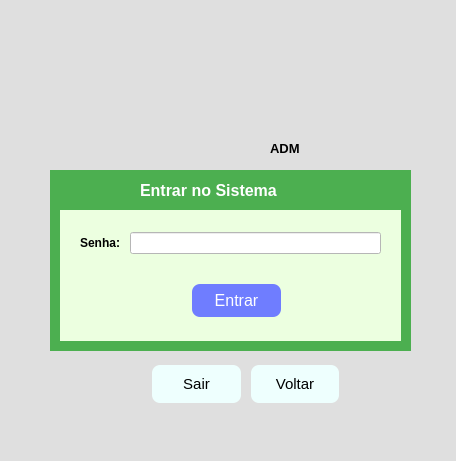
<?xml version="1.0" encoding="UTF-8"?>
<ui version="4.0">
 <class>MainWindow</class>
 <widget class="QMainWindow" name="MainWindow">
  <property name="geometry">
   <rect>
    <x>0</x>
    <y>0</y>
    <width>456</width>
    <height>461</height>
   </rect>
  </property>
  <property name="windowTitle">
   <string>MainWindow</string>
  </property>
  <property name="styleSheet">
   <string notr="true">background-color: rgb(223, 223, 223);</string>
  </property>
  <widget class="QWidget" name="centralwidget">
   <widget class="QWidget" name="widget" native="true">
    <property name="geometry">
     <rect>
      <x>50</x>
      <y>170</y>
      <width>361</width>
      <height>181</height>
     </rect>
    </property>
    <property name="styleSheet">
     <string notr="true">background-color:#4CAF50;</string>
    </property>
    <widget class="QWidget" name="widget_2" native="true">
     <property name="geometry">
      <rect>
       <x>10</x>
       <y>40</y>
       <width>341</width>
       <height>131</height>
      </rect>
     </property>
     <property name="styleSheet">
      <string notr="true">background-color: rgb(236, 255, 224);</string>
     </property>
     <widget class="QPushButton" name="pushButton">
      <property name="geometry">
       <rect>
        <x>130</x>
        <y>70</y>
        <width>93</width>
        <height>41</height>
       </rect>
      </property>
      <property name="styleSheet">
       <string notr="true">QPushButton {
           
	background-color: rgb(111, 125, 255);
           border: none;
           color: white;
           padding: 10px 20px;
           text-align: center;
           text-decoration: none;
           display: inline-block;
           font-size: 16px;
           margin: 4px 2px;
           cursor: pointer;
           border-radius: 8px;
        }
        QPushButton:hover {
           background-color: rgb(85, 170, 255); 
        }</string>
      </property>
      <property name="text">
       <string>Entrar</string>
      </property>
     </widget>
     <widget class="QWidget" name="layoutWidget_2">
      <property name="geometry">
       <rect>
        <x>20</x>
        <y>20</y>
        <width>301</width>
        <height>26</height>
       </rect>
      </property>
      <layout class="QHBoxLayout" name="horizontalLayout_2">
       <item>
        <widget class="QLabel" name="label_5">
         <property name="font">
          <font>
           <pointsize>9</pointsize>
           <weight>75</weight>
           <bold>true</bold>
          </font>
         </property>
         <property name="text">
          <string>Senha: </string>
         </property>
        </widget>
       </item>
       <item>
        <widget class="QLineEdit" name="lineEdit_senha">
         <property name="styleSheet">
          <string notr="true">background-color: rgb(255, 255, 255);</string>
         </property>
         <property name="echoMode">
          <enum>QLineEdit::Password</enum>
         </property>
        </widget>
       </item>
      </layout>
     </widget>
    </widget>
    <widget class="QLabel" name="label_3">
     <property name="geometry">
      <rect>
       <x>90</x>
       <y>10</y>
       <width>191</width>
       <height>21</height>
      </rect>
     </property>
     <property name="font">
      <font>
       <pointsize>12</pointsize>
       <weight>75</weight>
       <bold>true</bold>
      </font>
     </property>
     <property name="styleSheet">
      <string notr="true">color: white;</string>
     </property>
     <property name="text">
      <string>Entrar no Sistema</string>
     </property>
    </widget>
   </widget>
   <widget class="QLabel" name="label">
    <property name="geometry">
     <rect>
      <x>70</x>
      <y>-10</y>
      <width>291</width>
      <height>171</height>
     </rect>
    </property>
    <property name="text">
     <string/>
    </property>
    <property name="pixmap">
     <pixmap>../imagens/logo.png</pixmap>
    </property>
    <property name="scaledContents">
     <bool>true</bool>
    </property>
   </widget>
   <widget class="QLabel" name="label_2">
    <property name="geometry">
     <rect>
      <x>270</x>
      <y>140</y>
      <width>55</width>
      <height>16</height>
     </rect>
    </property>
    <property name="font">
     <font>
      <pointsize>10</pointsize>
      <weight>75</weight>
      <bold>true</bold>
     </font>
    </property>
    <property name="text">
     <string>ADM</string>
    </property>
   </widget>
   <widget class="QWidget" name="">
    <property name="geometry">
     <rect>
      <x>150</x>
      <y>360</y>
      <width>191</width>
      <height>48</height>
     </rect>
    </property>
    <layout class="QHBoxLayout" name="horizontalLayout">
     <item>
      <widget class="QPushButton" name="pushButton_sair">
       <property name="styleSheet">
        <string notr="true">QPushButton {
           
	
	
	background-color: rgb(238, 255, 254);
           border: none;
           padding: 10px 20px;
           text-align: center;
           text-decoration: none;
           display: inline-block;
           font-size: 15px;
           margin: 4px 2px;
           cursor: pointer;
           border-radius: 8px;
        }
        QPushButton:hover {
          
	
	background-color: rgb(255, 255, 255);
        }</string>
       </property>
       <property name="text">
        <string>Sair</string>
       </property>
      </widget>
     </item>
     <item>
      <widget class="QPushButton" name="pushButton_sair_2">
       <property name="styleSheet">
        <string notr="true">QPushButton {
           
	
	
	background-color: rgb(238, 255, 254);
           border: none;
           padding: 10px 20px;
           text-align: center;
           text-decoration: none;
           display: inline-block;
           font-size: 15px;
           margin: 4px 2px;
           cursor: pointer;
           border-radius: 8px;
        }
        QPushButton:hover {
          
	
	background-color: rgb(255, 255, 255);
        }</string>
       </property>
       <property name="text">
        <string>Voltar</string>
       </property>
      </widget>
     </item>
    </layout>
   </widget>
  </widget>
  <widget class="QMenuBar" name="menubar">
   <property name="geometry">
    <rect>
     <x>0</x>
     <y>0</y>
     <width>456</width>
     <height>26</height>
    </rect>
   </property>
  </widget>
  <widget class="QStatusBar" name="statusbar"/>
 </widget>
 <resources/>
 <connections/>
</ui>
